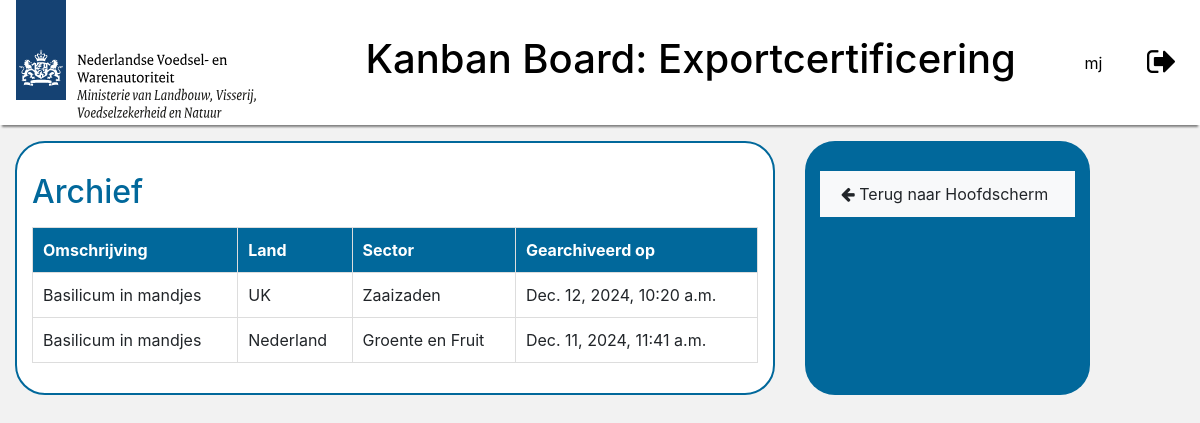
Screenshot of /archive/ (signed in) with the database file from the repository.
### tasks/models.py (models this page shows, shortened)
class Task(models.Model):
    description = models.CharField(
        max_length=255,
        blank=False,
        null=False,
    )
    country = models.CharField(max_length=100, default="")
    sector = models.CharField(
        max_length=40,
        choices=SectorChoices.choices,
        default=SectorChoices.ZAAIZADEN
    )
    status = models.CharField(
        max_length=15,
        choices=TaskStatus.choices,
        default=TaskStatus.TODO
    )
    column = models.CharField(
        max_length=20,
        choices=ColumnStatus.choices,
        default=ColumnStatus.EXPERTISE
    )
    assigned_employee = models.ForeignKey(
        User,
        on_delete=models.SET_NULL,
        null=True,
        blank=True,
        related_name='assigned_tasks'
    )
    priority = models.CharField(
        max_length=10,
        choices=PriorityChoices.choices,
        default=PriorityChoices.MEDIUM
    )
    source = models.TextField(blank=True)
    coverages = models.TextField(blank=True)
    created_at = models.DateTimeField(auto_now_add=True)
    archived = models.BooleanField(default=False)
    date_archived = models.DateTimeField(
        blank=True,
        null=True,
    )
    file = models.FileField(upload_to='task_files/', blank=True, null=True)
    notes = models.TextField(
        blank=True,
        help_text="Additional notes or details about the task."
    )

### tasks/views.py (the view)
# urls.py: path('archive/', views.archive, name='archive'),
@login_required
def archive(request):
    archived_tasks = Task.objects.filter(archived=True).order_by('-date_archived')
    return render(request, 'archive.html', {'archived_tasks': archived_tasks})

### tasks/templates/archive.html
{% extends 'base.html' %}
{% block content %}
<div class="row" style="width: 95%;">
    <div class="col-8 archive-column mt-3" style="margin-right: 0px;">
        <h2 style="color: #01689b;">Archief</h2>
        <table class="task-table mt-3">
            <thead>
                <tr>
                    <th>Omschrijving</th>
                    <th>Land</th>
                    <th>Sector</th>
                    <th>Gearchiveerd op</th>
                </tr>
            </thead>
            <tbody>
                {% for task in archived_tasks %}
                <tr onclick="window.location.href='{% url 'view_task' task.id %}'">
                    <td style="max-width: 200px;">{{ task.description }}</td>
                    <td>{{ task.country }}</td>
                    <td>{{ task.sector }}</td>
                    <td>{{ task.date_archived }}</td>
                </tr>
                {% empty %}
                <tr>
                    <td colspan="4" style="text-align: center;">Geen gearchiveerde taken.</td>
                </tr>
                {% endfor %}
            </tbody>
        </table>
    </div>
    <div class="col-3 mt-3 settings-column" name="settings-column" style="margin-right: 0px !important; margin-left: 30px;">
        <a href="{% url 'kanban_board' %}" class="btn btn-light mb-3" style="width: 100%;">
            <i class="fa fa-arrow-left"></i> Terug naar Hoofdscherm
        </a>
    </div>
</div>
{% endblock %}

### tasks/templates/base.html (shortened to what this page needs)
{% load static %}
<!DOCTYPE html>
<html lang="nl">
<head>
    <link rel="stylesheet" href="{% static 'main.css' %}">
    <link href="https://stackpath.bootstrapcdn.com/bootstrap/4.5.2/css/bootstrap.min.css" rel="stylesheet">
    <link rel="stylesheet" href="https://cdnjs.cloudflare.com/ajax/libs/font-awesome/4.7.0/css/font-awesome.min.css">
</head>
<body style="background-color: #f2f2f2;">
    <header class="header" style="padding-top: 0px; padding-bottom: 0px;">
        {% if not user.is_authenticated %}
        <img src="{% static 'nvwa_logo.svg'%}" alt="NVWA logo">
        <h1 style="text-align: center; width: 100%; margin-right: 235px;">Kanban Board: Exportcertificering</h1>
        {% else %}
        <img src="{% static 'nvwa_logo.svg'%}" alt="NVWA logo">
        <h1 style="text-align: center;">Kanban Board: Exportcertificering</h1>
        <div class="user-info row justify-content-end" style="margin-right: 20px;">
            <div class="col-4">
                    <bold>{{ user.username }}</bold>
            </div>
            <a href="{% url 'logout' %}" class="logout-icon col-3" title="Logout"><i class="fa fa-sign-out fa-2x"></i></a>
            {% endif %}
        </div>
    </header>
    {% block content %}
    {% endblock %}
</body>
</html>

### static/main.css (style rules this page uses)
.header { display: flex; justify-content: space-between; align-items: center; padding: 16px; background-color: white; color: black; box-shadow: 0 4px 2px -2px gray; }
.user-info { display: flex; align-items: center; gap: 8px; }
.logout-icon { margin-left: 12px; text-decoration: none; color: #000; }
.settings-column { background-color: #01689b; border-radius: 30px; padding-top: 30px; padding-bottom: 30px; margin-right: 50px; }
.archive-column { background-color: #fff; border: 2px #01689b solid; border-radius: 30px; padding-top: 30px; padding-bottom: 30px; margin-left: 30px; }
.btn { border-radius: 0px !important; text-align: start !important; padding: 20px !important; padding-top: 10px !important; padding-bottom: 10px !important; }
.task-table { width: 100%; border-collapse: collapse; }
.task-table th, .task-table td { padding: 10px; border: 1px solid #ddd; text-align: left; }
.task-table th { background-color: #01689b; color: white; }

### rows the page displays
Task: description "Basilicum in mandjes", country "UK", sector "Zaaizaden", date_archived "Dec. 12, 2024, 10:20 a.m."
Task: description "Basilicum in mandjes", country "Nederland", sector "Groente en Fruit", date_archived "Dec. 11, 2024, 11:41 a.m."

### other values shown
{{ user.username }} "mj"
